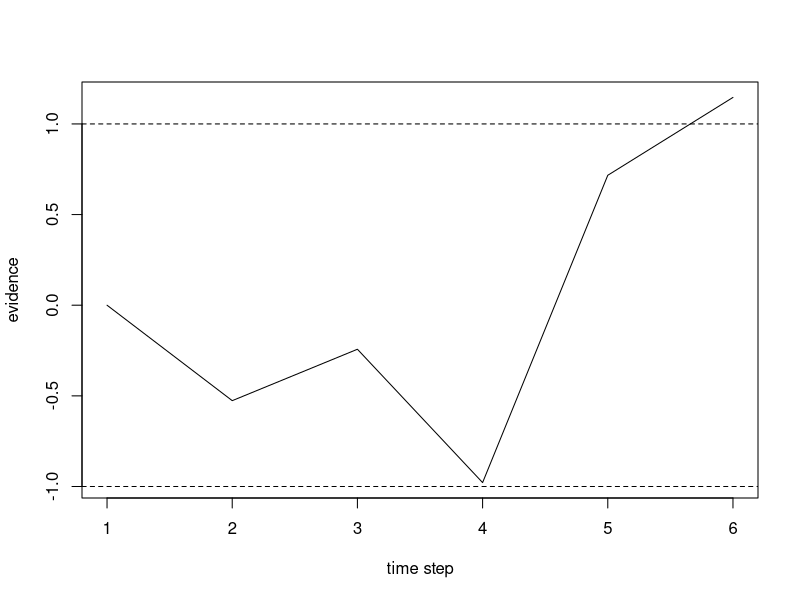

Write R code to recreate this figure.
## ---- chunk 1
knitr::opts_chunk$set(
  collapse = TRUE,
  comment = "#>",
  fig.path = "./develop-custom-model/",
  dev = "svg",
  fig.ext = "svg"
)
## ---- chunk 2
set.seed(1)

# parameters
drift <- 0.1
noise <- 1
threshold <- 1

# initialize
evidence <- 0
trajectory <- evidence

# simulate accumulation
while (abs(evidence) < threshold) {
  evidence <- evidence + drift + rnorm(1, 0, noise)
  trajectory <- c(trajectory, evidence)
}

# plot
plot(
  trajectory,
  type = "l",
  xlab = "time step",
  ylab = "evidence"
)

abline(h = c(-threshold, threshold), lty = 2)
